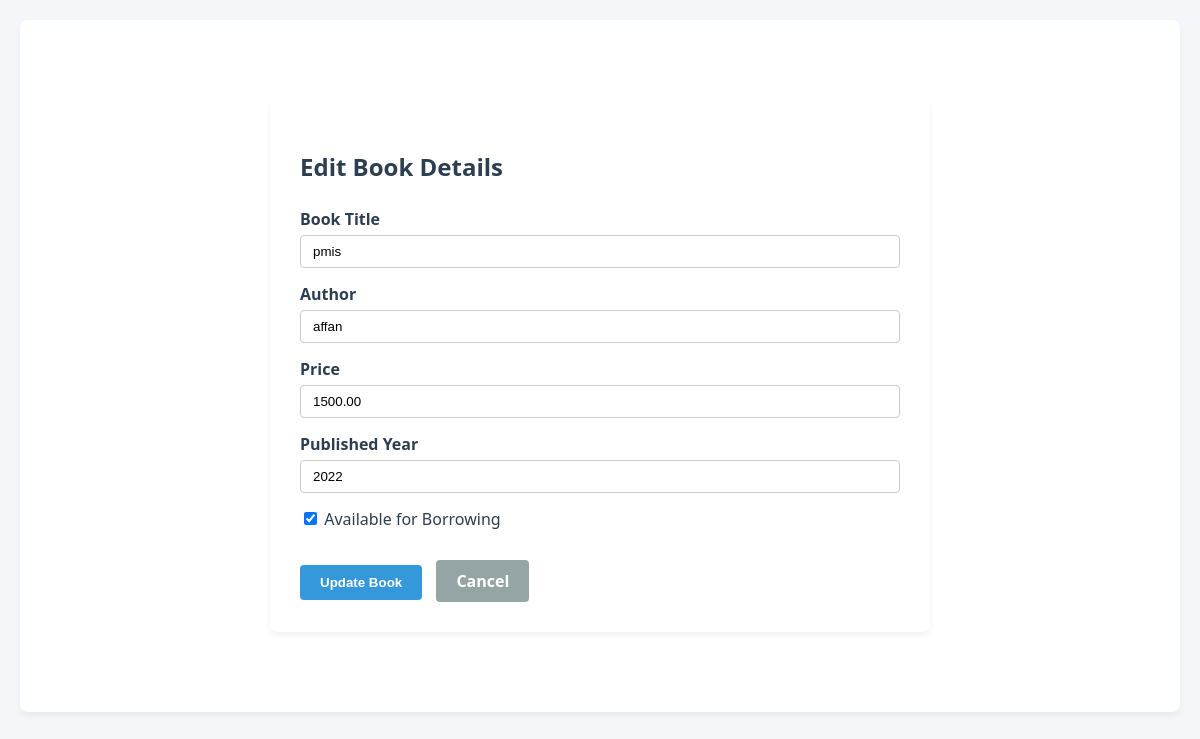
The app's page /edit/2/, older data.
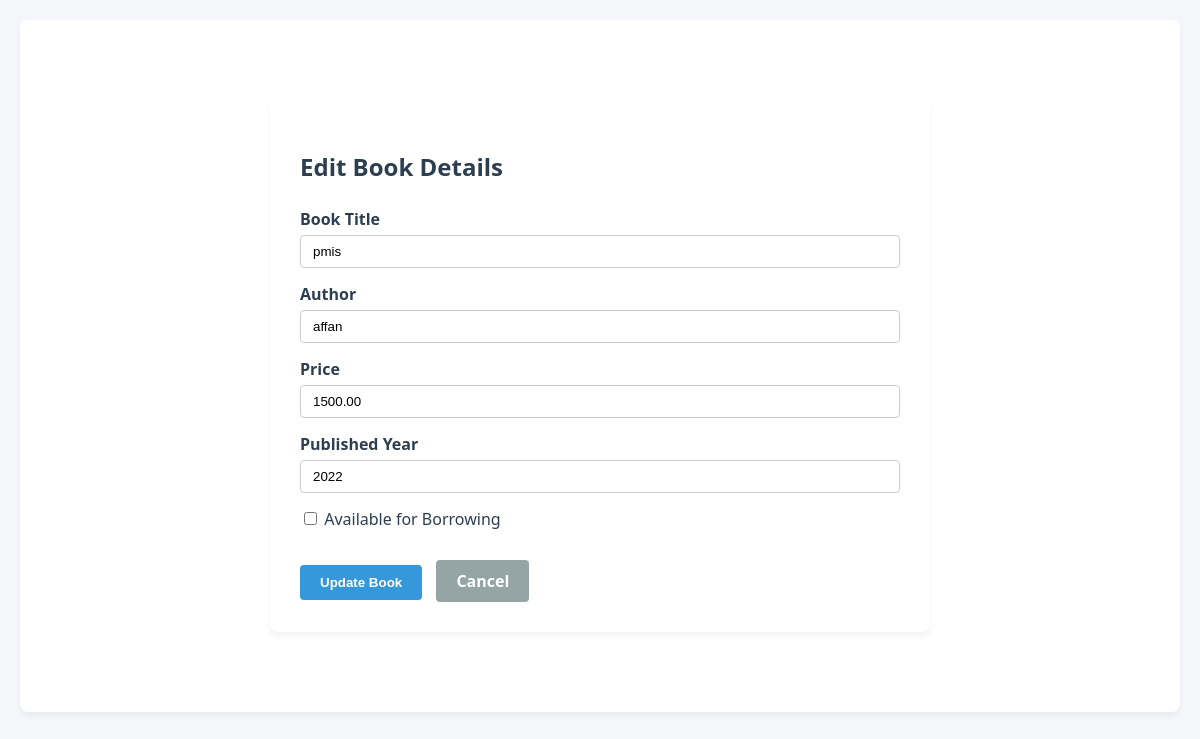
The same page, newer data.
### books/models.py (models this page shows, shortened)
class Book(models.Model):
    title = models.CharField(max_length=200)
    author = models.CharField(max_length=100)
    price = models.DecimalField(max_digits=8, decimal_places=2)
    published_year = models.IntegerField()
    available = models.BooleanField(default=True)
    CATEGORY_CHOICES = [
        ('Fiction', 'Fiction'),
        ('Science', 'Science & Tech'),
        ('History', 'History'),
        ('Biography', 'Biography'),
        ('General', 'General'),
    ]
    category = models.CharField(max_length=50, choices=CATEGORY_CHOICES, default='General')

### books/views.py (the view)
# urls.py: path("edit/<int:id>/", edit_book, name="edit-book"),
def edit_book(request, id):
    book = get_object_or_404(Book, id=id)
    if request.method == "POST":
        form = BookForm(request.POST, instance=book)
        if form.is_valid():
            form.save()
            messages.success(request, "Book updated successfully!")
            return redirect("book-list")
    else:
        form = BookForm(instance=book)
    return render(request, "books/edit_book.html", {"form": form, "book": book})

### books/forms.py
class BookForm(forms.ModelForm):
    class Meta:
        model = Book
        fields = ['title', 'author', 'price', 'published_year', 'available']
        widgets = {
            'title': forms.TextInput(attrs={'class': 'form-control', 'placeholder': 'Enter book title'}),
            'author': forms.TextInput(attrs={'class': 'form-control', 'placeholder': 'Enter author name'}),
            'price': forms.NumberInput(attrs={'class': 'form-control', 'placeholder': 'Enter price', 'step': '0.01'}),
            'published_year': forms.NumberInput(attrs={'class': 'form-control', 'placeholder': 'Enter publication year'}),
            'available': forms.CheckboxInput(attrs={'class': 'form-check-input'}),
        }

### books/templates/books/edit_book.html (shortened to what this page needs)
{% load static %}
<!DOCTYPE html>
<html lang="en">
<head>
    <link rel="stylesheet" href="{% static 'books/style.css' %}">
</head>
<body>
    <div class="container">
        <div class="form-card">
            <h2 style="color: #2c3e50; margin-bottom: 25px;">Edit Book Details</h2>
            <form method="post" novalidate>
                <div class="form-group">
                    <label for="{{ form.title.id_for_label }}" class="form-label">Book Title</label>
                    {{ form.title }}
                </div>
                <div class="form-group">
                    <label for="{{ form.author.id_for_label }}" class="form-label">Author</label>
                    {{ form.author }}
                </div>
                <div class="form-group">
                    <label for="{{ form.price.id_for_label }}" class="form-label">Price</label>
                    {{ form.price }}
                </div>
                <div class="form-group">
                    <label for="{{ form.published_year.id_for_label }}" class="form-label">Published Year</label>
                    {{ form.published_year }}
                </div>
                <div class="form-group">
                    <label class="form-label" style="display: inline-block; font-weight: normal; cursor: pointer;">
                        {{ form.available }} Available for Borrowing
                    </label>
                </div>
                <div style="margin-top: 25px;">
                    <button type="submit" class="btn-submit">Update Book</button>
                    <a href="{% url 'book-list' %}" class="btn-cancel">Cancel</a>
                </div>
            </form>
        </div>
    </div>
</body>
</html>

Row changes from the older to the newer data that the page shows:
changed Book "pmis": available "☑" → "☐"
